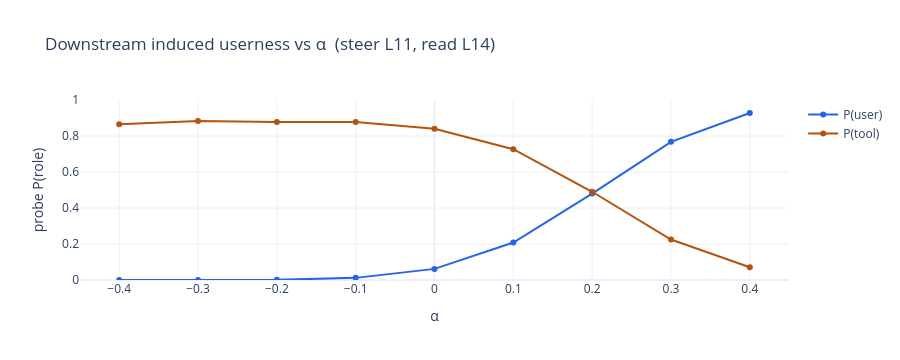

Source (notebook cell):
### Markdown cell above
### (a) Does the steer raise downstream userness?

Read `P(user)` / `P(tool)` on the command tokens **at the downstream probe layer** while applying
the `layers[11]` steer, across `c`. Because we steer at 11 and read at 14, and the steer vector is
the declaration diff-of-means (not the probe's weight), this is a **non-circular** manipulation check —
it measures whether the injected userness actually propagates, not a re-read of the injected vector.

### Code cell
@torch.no_grad()
def command_role_probs(steer=None):
    "Mean probe P(role) at PROBE_LAYER over the command tokens; steer=(direction, coeff) applies the layer-11 steer."
    prompt = render_conversation(build_seed_messages()) + "<|start|>assistant"
    enc = tokenizer([prompt], add_special_tokens=False, return_tensors="pt").to(DEVICE)
    start, end = find_command_span(prompt)
    pad = enc["input_ids"].shape[1] - int(enc["attention_mask"].sum())
    span = [(start + pad, end + pad)]
    hooks = []
    if steer is not None:
        hooks.append(STEER_MOD.register_forward_hook(SteeringHook(steer[0], steer[1], span)))
    hooks.append(PROBE_MOD.register_forward_hook(_capture_hook))     # read DOWNSTREAM
    try:
        model(input_ids=enc["input_ids"], attention_mask=enc["attention_mask"], use_cache=False)
    finally:
        for h in hooks:
            h.remove()
    s, e = span[0]
    features = rms_normalize(_captured["residual"][0, s:e, :].to(torch.float32)).cpu().numpy()
    probs = probe.predict_proba(features).mean(0)
    return {role: float(probs[list(probe.classes_).index(role)]) for role in ROLES}

induced = {c: command_role_probs(steer=(DIRECTIONS["d_user"], c)) for c in C_GRID}
u0, t0 = induced[0.0]["user"], induced[0.0]["tool"]
print(f"downstream P(role) on the command (probe @ layer {PROBE_LAYER}, steer @ layer {STEER_LAYER}):")
print(f"{'α':>6} | {'P(user)':>8} | {'P(tool)':>8} | {'ΔP(user)':>9} | {'ΔP(tool)':>9}")
for c in C_GRID:
    p = induced[c]
    print(f"{c:>6} | {p['user']:>8.3f} | {p['tool']:>8.3f} | {p['user']-u0:>+9.3f} | {p['tool']-t0:>+9.3f}")

import plotly.graph_objects as go
fig_userness = go.Figure()
fig_userness.add_scatter(x=C_GRID, y=[induced[c]["user"] for c in C_GRID],
                         name="P(user)", mode="lines+markers", line_color="#2563eb")
fig_userness.add_scatter(x=C_GRID, y=[induced[c]["tool"] for c in C_GRID],
                         name="P(tool)", mode="lines+markers", line_color="#b45309")
fig_userness.update_layout(title=f"Downstream induced userness vs α  (steer L{STEER_LAYER}, read L{PROBE_LAYER})",
                           xaxis_title="α", yaxis_title="probe P(role)", yaxis_range=[0, 1],
                           template="plotly_white", height=360)
fig_userness.show()

### Figure 1 — Plotly figure (JSON) as saved in the notebook; plotly's stock layout.template omitted (floating-point values rounded to 4 significant figures)
{"data": [{"line": {"color": "#2563eb"}, "mode": "lines+markers", "name": "P(user)", "type": "scatter", "x": [-0.4, -0.3, -0.2, -0.1, 0, 0.1, 0.2, 0.3, 0.4], "y": [4.973e-06, 4.823e-05, 0.0008853, 0.01186, 0.06174, 0.2083, 0.4801, 0.7678, 0.928]}, {"line": {"color": "#b45309"}, "mode": "lines+markers", "name": "P(tool)", "type": "scatter", "x": [-0.4, -0.3, -0.2, -0.1, 0, 0.1, 0.2, 0.3, 0.4], "y": [0.8658, 0.8827, 0.8783, 0.8781, 0.8404, 0.7266, 0.4902, 0.2251, 0.0709]}], "layout": {"height": 360, "title": {"text": "Downstream induced userness vs α  (steer L11, read L14)"}, "xaxis": {"title": {"text": "α"}}, "yaxis": {"range": [0, 1], "title": {"text": "probe P(role)"}}}}
